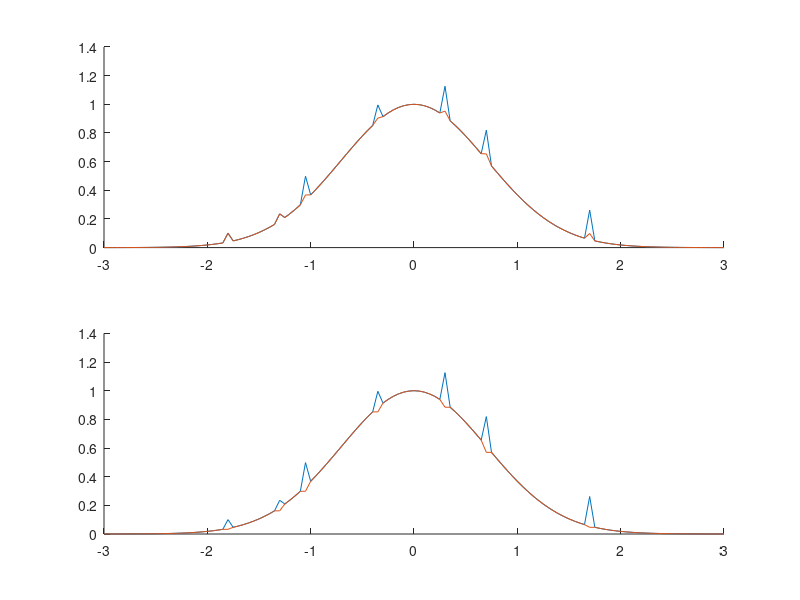

This chart was generated by the following MATLAB code:
function lab_08()
    F = 3; 
    dt = 0.05;
    x = -F:dt:F;
    yx = mygaussignal(x); 
    uxbase = mygaussignal(x);
    ux = mygaussignal(x);
    N = length(yx); 

    a = 0.25;
    epsv = 0.05;

    px = a .* rand(1, 7); 

    pos = [25, 35, 40, 54, 67, 75, 95]; 
    pxx = length(pos);

    for i = 1 : 1 : pxx
        ux(pos(i)) = ux(pos(i)) + px(i); 
        uxbase(pos(i)) = uxbase(pos(i)) + px(i); 
    end

    for i = 1 : 1 : N
        smthm = mean(ux, i); 
        if (abs(ux(i) - smthm) > epsv)
            ux(i) = smthm; 
        end
    end

    figure;
    subplot(2, 1, 1);
    hold on; 
    plot(x, uxbase);
    plot(x, ux); 
    hold off; 

    uxbase = mygaussignal(x);
    ux = mygaussignal(x);

    for i = 1 : 1 : pxx
        ux(pos(i)) = ux(pos(i)) + px(i); 
        uxbase(pos(i)) = uxbase(pos(i)) + px(i); 
    end

    for i = 1 : 1 : N
        smthm = med(uxbase, i); 
        if (abs(ux(i) - smthm) > epsv)
            ux(i) = smthm; 
        end
    end

    subplot(2, 1, 2);
    hold on; 
    plot(x, uxbase);
    plot(x, ux); 
    hold off;
end

function y = mean(ux, i)
    r = 0;
    imin = i - 2; 
    imax = i + 2; 
    for j = imin : 1 : imax
        if (j > 0 && j < (length(ux) + 1))
            r = r + ux(j); 
        end
    end
    r = r / 5; 
    y = r; 
end

function y = med(ux, i)
    imin = i - 1; 
    imax = i + 1; 
    ir = 0; 
    if (imin < 1)
        ir = ux(imax); 
    else
        if (imax > length(ux))
            ir = ux(imin); 
        else
            if (ux(imax) > ux(imin))
                ir = ux(imin); 
            else
                ir = ux(imax); 
            end
        end
    end
    y = ir; 
end

function y = mygaussignal(x)
    a = 1;
    sigma = 1; 
    y = a * exp(-x.^2 / sigma ^ 2); 
end